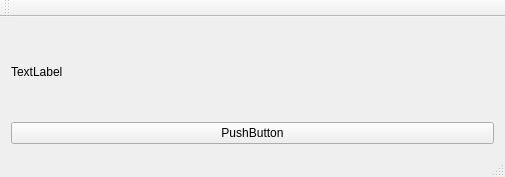
<?xml version="1.0" encoding="UTF-8"?>
<ui version="4.0">
 <class>MainWindow</class>
 <widget class="QMainWindow" name="MainWindow">
  <property name="geometry">
   <rect>
    <x>0</x>
    <y>0</y>
    <width>505</width>
    <height>177</height>
   </rect>
  </property>
  <property name="windowTitle">
   <string>MainWindow</string>
  </property>
  <widget class="QWidget" name="centralWidget">
   <layout class="QVBoxLayout" name="verticalLayout">
    <item>
     <widget class="QLabel" name="label">
      <property name="text">
       <string>TextLabel</string>
      </property>
     </widget>
    </item>
    <item>
     <widget class="QPushButton" name="pushButton">
      <property name="text">
       <string>PushButton</string>
      </property>
     </widget>
    </item>
   </layout>
  </widget>
  <widget class="QMenuBar" name="menuBar">
   <property name="geometry">
    <rect>
     <x>0</x>
     <y>0</y>
     <width>505</width>
     <height>21</height>
    </rect>
   </property>
  </widget>
  <widget class="QToolBar" name="mainToolBar">
   <attribute name="toolBarArea">
    <enum>TopToolBarArea</enum>
   </attribute>
   <attribute name="toolBarBreak">
    <bool>false</bool>
   </attribute>
  </widget>
  <widget class="QStatusBar" name="statusBar"/>
 </widget>
 <layoutdefault spacing="6" margin="11"/>
 <resources/>
 <connections/>
</ui>
